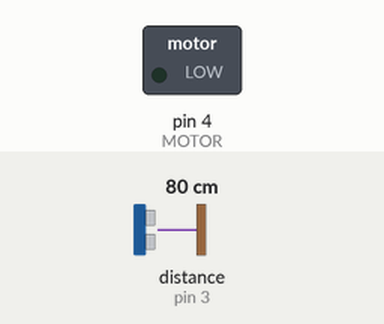
A sketch run on a simulated Arduino Uno, built with avr-gcc and run on an emulated ATmega328P. On the bench: switched loads named in the sketch (green lamp = pin HIGH). Wiring (inferred from the names in the program): ultrasonic range finder: trigger pin 2; echo pin 3. The inputs (shaded band) are chosen by the test bench; at power-on: distance to the obstacle (sensor on pin 3) 80 cm. The echo pulse lasts 58.3 µs per cm; pins used as bus, display or sensor lines are not drawn.

Above: at 1.2 s.
1.3 s: distance to the obstacle (sensor on pin 3) set to 34 cm
2.8 s: distance to the obstacle (sensor on pin 3) set to 31 cm
At 3.1 s:
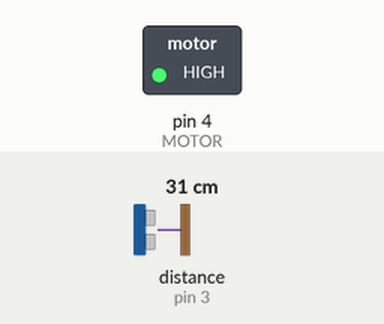
Timing chart, 0 to 5.8 s (numbered marks = the images above; inputs shaded):
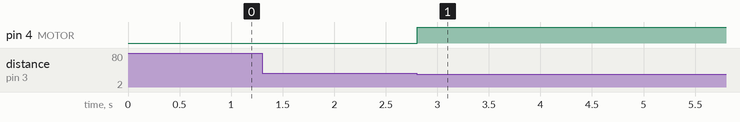

The sketch:

sketch_aug19a.ino
```cpp
#define TRIG 2
#define ECHO 3
#define MOTOR 4
#define SES_HIZI 343.2
#define US_SINIR 5 //ultrasonic sınırı 5 cm

double zaman;
double echoZaman;
double mesafe;

int mesafeAl();

void setup(){
  //min 2sn, max 7sn.
  pinMode(TRIG, OUTPUT);
  pinMode(ECHO, INPUT);
  pinMode(MOTOR, OUTPUT);
}

void loop(){
  mesafe = mesafeAl();

  while(mesafe < US_SINIR){
    delayMicroseconds(500);
    zaman += 0.0005;
    if(zaman < 2){
      digitalWrite(MOTOR, HIGH);
      continue;
    } else if(zaman > 7) digitalWrite(MOTOR, LOW);

    digitalWrite(MOTOR, HIGH);
    mesafe = mesafeAl();
  }
}

int mesafeAl(){
  digitalWrite(TRIG, HIGH);
  delay(1);
  digitalWrite(TRIG, LOW);
  echoZaman = pulseIn(ECHO, HIGH);
  return SES_HIZI * (echoZaman / 2);
}
```

Measured:
- the behaviour switches between 34 and 33 cm on distance to the obstacle (sensor on pin 3) (found by bisection; images 0 and 1)
- after the input at 1.3 s, every drawn part: stays the same
- after the input at 2.8 s, pin 4 (MOTOR): LOW → HIGH at once
